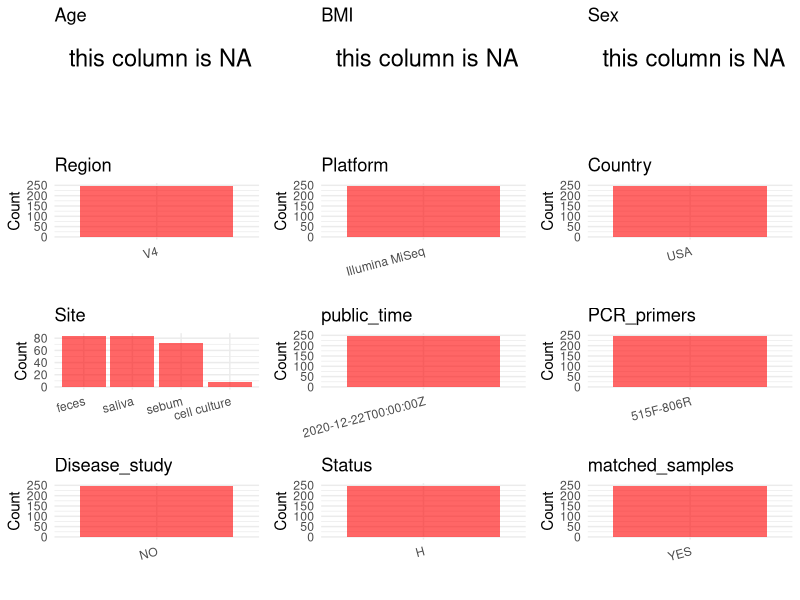

This figure's R source: (Note: this script raises an error after producing the figure.)
## ---- chunk 1
# Load necessary libraries
library(dplyr)
library(ggplot2)
library(cowplot)

# Set working directory (update this path to your local directory)
setwd("D:/metadata/PRJEB42056")

# Read the initial metadata files
initial_meta<-read.csv("SraRunTable.csv",header = T)

# Combine the two metadata files
#meta <- rbind(initial_meta, initial_meta1)

#Remove entries non-oral samples
#initial_meta <- subset(initial_meta, Organism == "human oral metagenome")

# Check the number of samples containing "HT" in Sample.Name (e.g., healthy controls)
#nrow(subset(meta, grepl("HT", Sample.Name)))

# Display the first few rows of the metadata
head(initial_meta)
## ---- chunk 2
# Create a uniform metadata dataframe
metadata <- data.frame(
  BioProject = initial_meta$BioProject,
  Run = initial_meta$Run,
  sample_name = initial_meta$Sample.Name,
  Age = NA,
  BMI = NA,
  Sex=NA,
  Region = "V4",
  Platform = initial_meta$Instrument,
  Country = initial_meta$geo_loc_name_country,
  Site = initial_meta$env_material,
  public_time = initial_meta$ReleaseDate,
  stringsAsFactors = FALSE
)
## ---- chunk 3
# Add information obtained from the publication
metadata$PCR_primers <- "515F-806R"
metadata$title <- "Evaluation of the Effect of Storage Methods on Fecal,Saliva,and Skin Microbiome Composition"
metadata$Disease_study <- "NO"
# Assign disease status based on sample_name patterns
metadata$Status<-"H"

stopifnot("well_id..exp." %in% colnames(initial_meta))

well_counts <- table(initial_meta$well_id..exp.)

has_dup <- any(well_counts >= 2)

metadata$matched_samples <- ifelse(has_dup, "YES", "NO")
metadata <- metadata %>% 
  filter(Site != "sterile water")
output_df <- metadata %>% 
  filter(matched_samples == "YES" | 
        (matched_samples == "NO" & Site == "saliva"))

cat("Total rows in output_df :", nrow(output_df), "\n")
cat("YES rows                :", sum(output_df$matched_samples == "YES"), "\n")
cat("NO rows                 :", sum(output_df$matched_samples == "NO"), "\n")
## ---- chunk 4
# Check the number of unique runs and sample names
print(paste("Number of unique runs:", length(unique(metadata$Run))))
print(paste("Number of unique sample names:", length(unique(metadata$sample_name))))
## ---- chunk 5
# Select columns for visualization
plot_data <- metadata %>%
  select(-BioProject, -Run, -sample_name, -title)

# Function to create simple plots for each column
create_simple_plots <- function(data) {
  plots <- list()
  
  for (col in colnames(data)) {
    # Check if the column is all NA
    if (all(is.na(data[[col]]))) {
      # Create an empty plot with text indicating all NA
      p <- ggplot() +
        annotate("text", x = 0.5, y = 0.5, label = "this column is NA", size = 6) +
        labs(title = col) +
        theme_void()
    } else if (is.numeric(data[[col]])) {
      # Numeric variable: histogram
      p <- ggplot(data, aes(x = .data[[col]])) +
        geom_histogram(fill = "blue", alpha = 0.6, bins = 20, na.rm = TRUE) +
        labs(title = col) +
        theme_minimal()
    } else {
      # Categorical variable: bar plot (remove NA values)
      count_data <- as.data.frame(table(data[[col]], useNA = "ifany"))
      p <- ggplot(count_data, aes(x = reorder(Var1, -Freq), y = Freq)) +
        geom_col(fill = "red", alpha = 0.6) +
        labs(title = col, x = NULL, y = "Count") +
        theme_minimal() +
        theme(axis.text.x = element_text(angle = 15, hjust = 1))
    }
    plots[[col]] <- p
  }
  
  return(plots)
}

# Generate and arrange plots
plots <- create_simple_plots(plot_data)
p<-plot_grid(plots$Age, 
          plots$BMI, 
          plots$Sex, 
          plots$Region, 
          plots$Platform, 
          plots$Country, 
          plots$Site,
          plots$public_time, 
          plots$PCR_primers,
          plots$Disease_study,
          plots$Status,
          plots$matched_samples,# add 
          ncol = 3, align = "hv", axis = "lb")
ggsave("Metadata_Summary.png", plot = p, width = 8, height = 6, dpi = 150)
## ---- chunk 6
knitr::include_graphics("metadata_summary.png")
## ---- chunk 7
# Reorder columns to match the desired format
metadata <- metadata[, c(
  "BioProject", "Run", "sample_name", "Age", "BMI", "Sex", 
  "Region", "Platform", "Country", "Site", "public_time", 
  "PCR_primers", "title", "Disease_study", "Status","matched_samples"
)]

# Export the uniform metadata to a CSV file
write.csv(metadata, file = "metadata.csv", quote = TRUE)
head(metadata)
